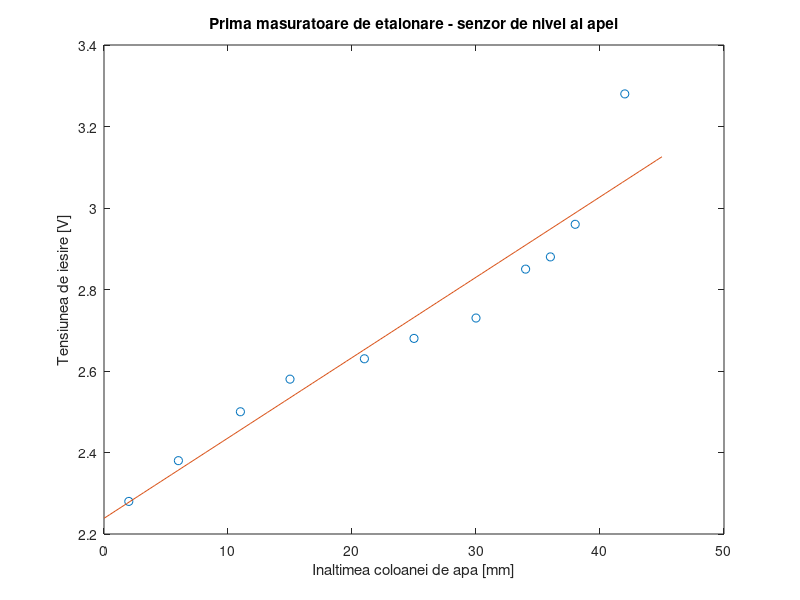

Write the MATLAB code that produced this figure.
clear all;
close all;
clc;

%Prima masuratoare efectuata asupra senzorului
%de nivel al apei
Dif = 3;
Hvas = [ 5 9 14 18 24 28 33 37 39 41 45];
Hs = Hvas - Dif;
Vout = [ 2.28 2.38 2.5 2.58 2.63 2.68 2.73 2.85 2.88 2.96 3.28];
figure(1), plot(Hs, Vout, 'o'), hold on
title('Prima masuratoare de etalonare - senzor de nivel al apei'), 
xlabel('Inaltimea coloanei de apa [mm]'), ylabel('Tensiunea de iesire [V]')

Y = polyfit(Hs, Vout, 1)
x = linspace(0, 45);
z = Y(1) * x + Y(2);
plot(x,z)